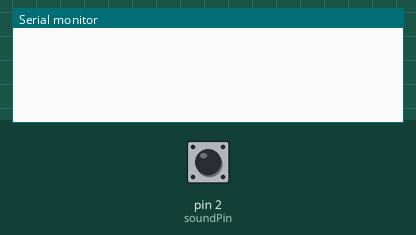
This sketch was run on a simulated Arduino Uno, built with avr-gcc and run on an emulated ATmega328P. On the bench: the last lines printed to the serial monitor. Inputs (shaded band) come from the test bench; at power-on: pin 2 (soundPin) LOW.

Above: at 1.3 s.
1.4 s: pin 2 (soundPin) driven HIGH
At 2.5 s:
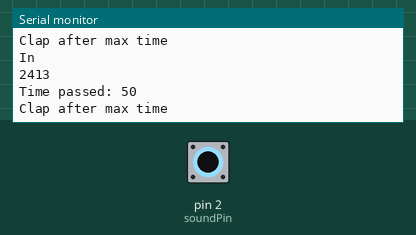
2.9 s: pin 2 (soundPin) driven LOW
At 5.5 s:
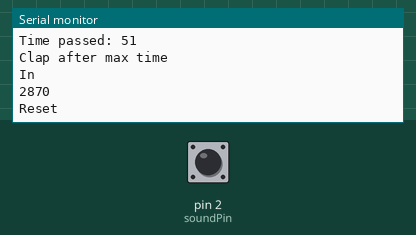
5.8 s: pin 2 (soundPin) driven HIGH
At 6.3 s:
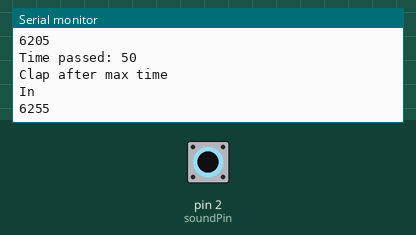
8.8 s: pin 2 (soundPin) pulsed LOW 2 times (0.12 s each, 0.3 s apart)
12.4 s: pin 2 (soundPin) pulsed LOW 5 times (0.12 s each, 0.3 s apart)
Timing chart, 0 to 15.4 s (numbered marks = the images above; inputs shaded):
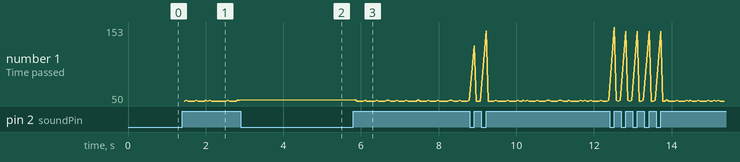

The sketch:

ClapInator.ino
```cpp
const int ledpin = 0;  //  Led/ Relay pin
const int soundPin = 2;  //  Microphone Sensor Detection Module output digital pin

unsigned long startTime = 0;  //  Save the time of the first clap for each sicale
unsigned long secondClapDelayMin = 300; //  Minimum time to wait for the second clap
unsigned long secondClapDelayMax = 1000; //  Maximum time to wait for the second clap
unsigned long idleRestartTime = secondClapDelayMax + 500;  //  How much time to wait before reset to first clap logic
unsigned long timePased;  //  Save how much time passed between the first and second claps


void setup() {
  Serial.begin(9600);
  delay(100);
  pinMode(ledpin, OUTPUT);
  pinMode(soundPin, INPUT);
}

void loop() {
  clapFunction();
}


//  Main clap logic
void clapFunction(){
  if(startTime == 0){
    if(digitalSpeeker()){
      Serial.println("In");
      startTime = millis();
      Serial.println(startTime);
      delay(50);
    }
  }
  else {
    timePased = millis() - startTime;

    if(digitalSpeeker()){
      Serial.println("Time passed: " + String(timePased));
        if (timePased >= secondClapDelayMin && timePased <= secondClapDelayMax){
          digitalWrite(ledpin, !digitalRead(ledpin));
          delay(50);
        }
        else {
          if ( timePased >= secondClapDelayMin ) {
            Serial.println("Clap before min time");
          }
          else {
            Serial.println("Clap after max time");
          }
          startTime = 0;
        }
    }
    else if ( timePased > idleRestartTime ) {
      Serial.println("Reset");
      startTime = 0;
    }
  }
}

//  Return true if device read sound above his thrash value
bool digitalSpeeker(){
  return digitalRead(soundPin) > 0;
}
```

Measured:
- after the input at 1.4 s, the serial monitor: prints a new line at once (image 1)
- after the input at 5.8 s, the serial monitor: prints a new line at once (image 3)
